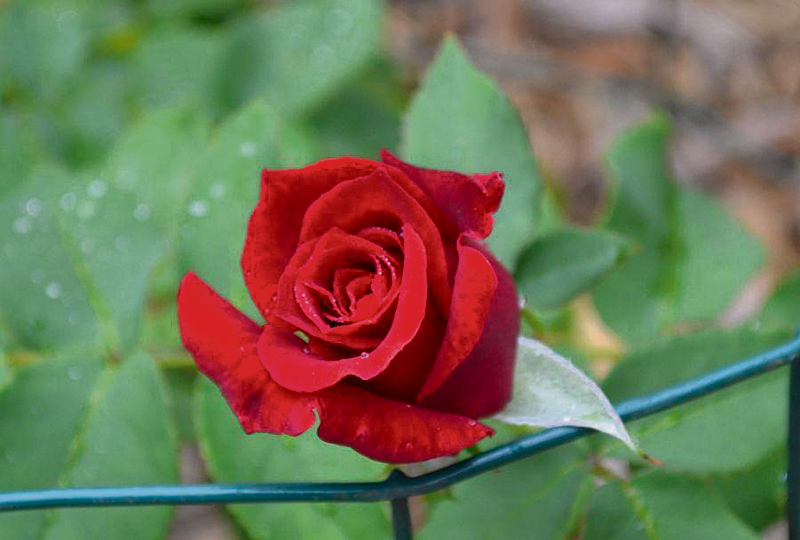
#> input picture slides/01.dasar_pengolahan_citra_digital/dataset/rose.png, 800 x 540 px
$ python 14.pillow_separate_channel.py
#> lines starting #> are read from the running program, lines starting #| are printed output that depends on the picture
"""
script ini akan melakukan pemisahan channel dengan memanfaatkan library pillow.
penjelasan lebih detil dapat dibaca di file html atau python notebook yang telah disediakan
"""

from PIL import Image
import matplotlib.pylab as plt

im = Image.open('../dataset/rose.png')
#> im is the input picture: PIL image 800x540 RGB; mean R, G, B 111.9, 115.3, 87.1

# memisahkan channel RGB
ch_r, ch_g, ch_b = im.split()
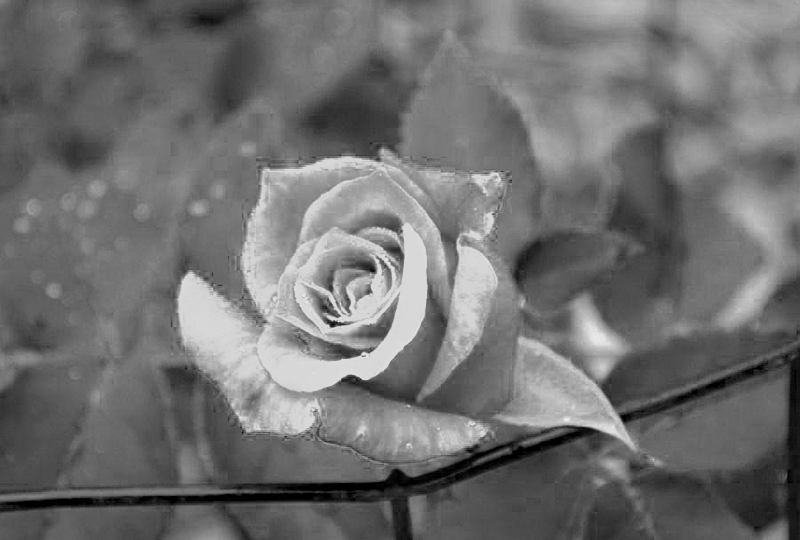
#> ch_r: PIL image 800x540 L; min 0, max 238, mean 111.9
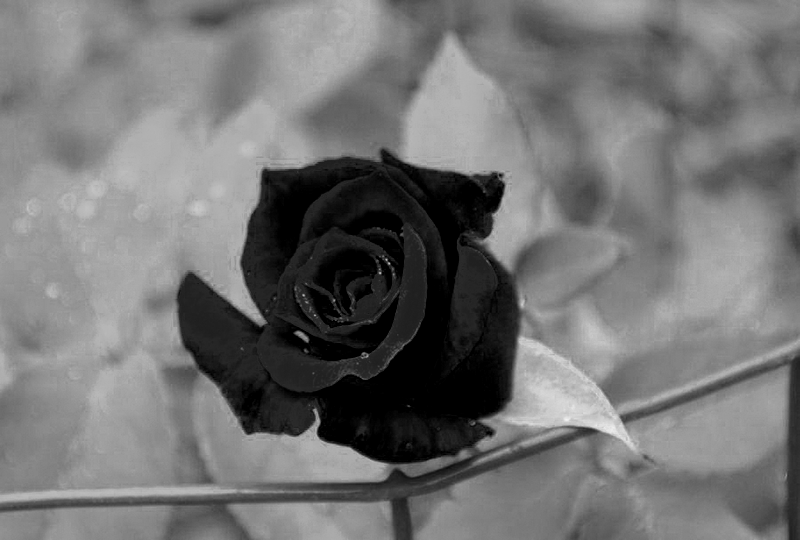
#> ch_g: PIL image 800x540 L; min 0, max 242, mean 115.3
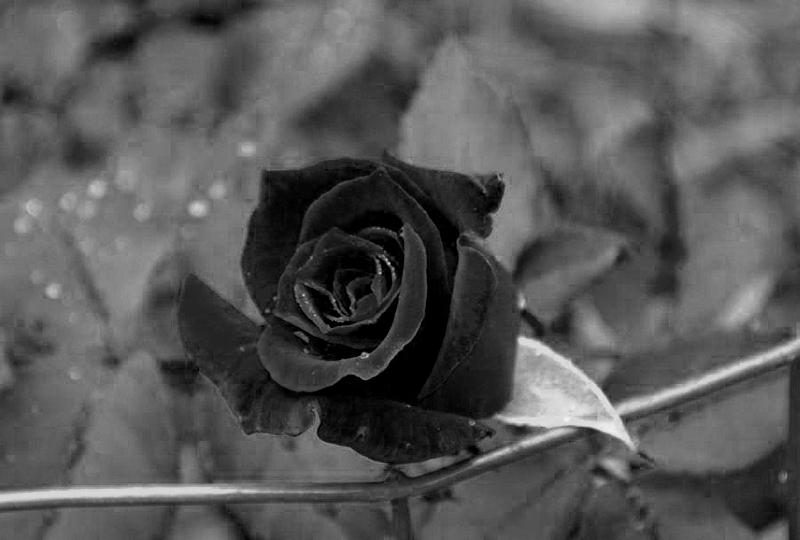
#> ch_b: PIL image 800x540 L; min 0, max 245, mean 87.1

plt.figure(figsize=(18, 6))
plt.subplot(1, 3, 1)
plt.imshow(ch_r, cmap=plt.cm.Reds)
plt.axis('off')
plt.title('red')
plt.subplot(1, 3, 2)
plt.imshow(ch_g, cmap=plt.cm.Greens)
plt.axis('off')
plt.title('green')
plt.subplot(1, 3, 3)
plt.imshow(ch_b, cmap=plt.cm.Blues)
plt.axis('off')
plt.title('blue')
plt.tight_layout()
plt.show()
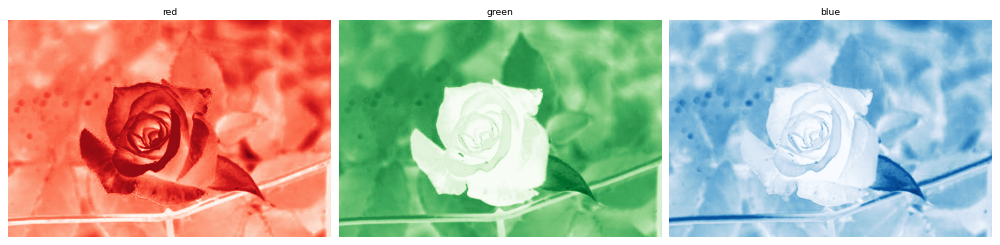
#> figure drawn by matplotlib, 3 panels
